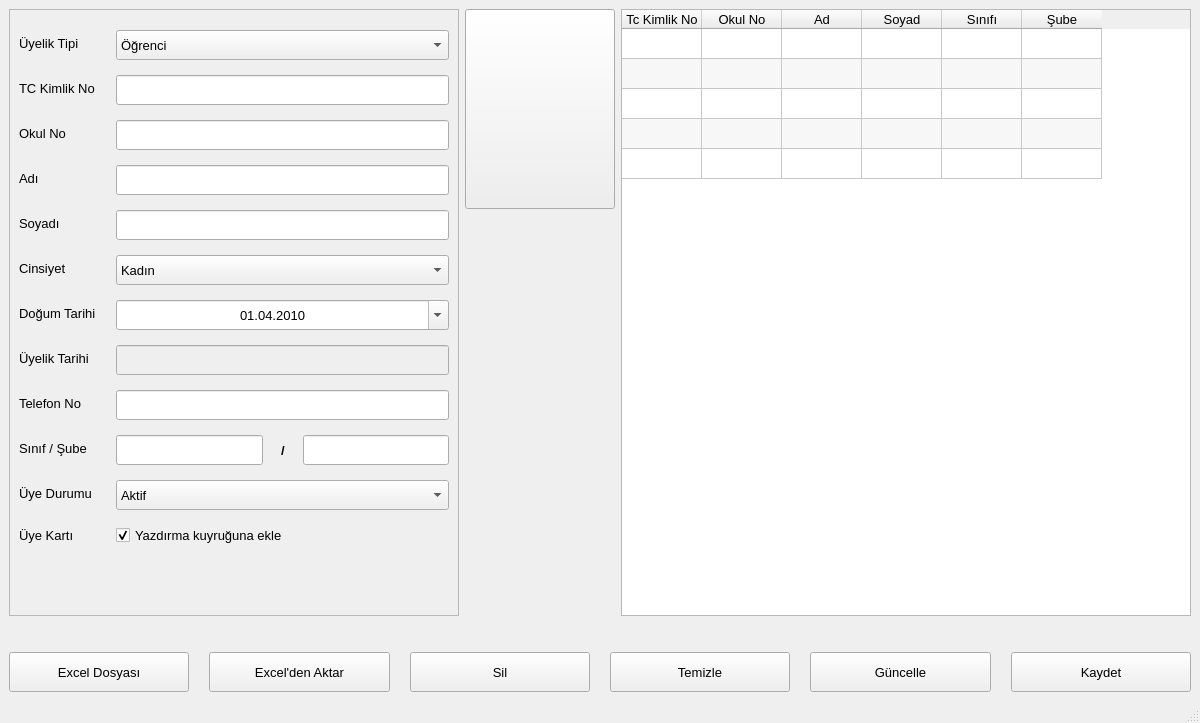
<?xml version="1.0" encoding="UTF-8"?>
<ui version="4.0">
 <class>MainWindow</class>
 <widget class="QMainWindow" name="MainWindow">
  <property name="geometry">
   <rect>
    <x>0</x>
    <y>0</y>
    <width>1200</width>
    <height>723</height>
   </rect>
  </property>
  <property name="maximumSize">
   <size>
    <width>1200</width>
    <height>800</height>
   </size>
  </property>
  <property name="font">
   <font>
    <pointsize>10</pointsize>
   </font>
  </property>
  <property name="windowTitle">
   <string>Üye Kayıt</string>
  </property>
  <widget class="QWidget" name="centralwidget">
   <layout class="QVBoxLayout" name="verticalLayout">
    <item>
     <layout class="QHBoxLayout" name="horizontalLayout_3">
      <item>
       <widget class="QFrame" name="frame">
        <property name="minimumSize">
         <size>
          <width>400</width>
          <height>0</height>
         </size>
        </property>
        <property name="maximumSize">
         <size>
          <width>450</width>
          <height>16777215</height>
         </size>
        </property>
        <property name="font">
         <font>
          <pointsize>10</pointsize>
         </font>
        </property>
        <property name="styleSheet">
         <string notr="true"/>
        </property>
        <property name="frameShape">
         <enum>QFrame::StyledPanel</enum>
        </property>
        <property name="frameShadow">
         <enum>QFrame::Raised</enum>
        </property>
        <layout class="QFormLayout" name="formLayout">
         <property name="horizontalSpacing">
          <number>20</number>
         </property>
         <property name="verticalSpacing">
          <number>15</number>
         </property>
         <property name="topMargin">
          <number>20</number>
         </property>
         <item row="0" column="0">
          <widget class="QLabel" name="label_16">
           <property name="font">
            <font>
             <pointsize>10</pointsize>
            </font>
           </property>
           <property name="text">
            <string>Üyelik Tipi</string>
           </property>
          </widget>
         </item>
         <item row="0" column="1">
          <widget class="QComboBox" name="combo_memberType">
           <property name="minimumSize">
            <size>
             <width>0</width>
             <height>30</height>
            </size>
           </property>
           <property name="maximumSize">
            <size>
             <width>16777215</width>
             <height>16777215</height>
            </size>
           </property>
           <property name="font">
            <font>
             <pointsize>10</pointsize>
            </font>
           </property>
           <property name="sizeAdjustPolicy">
            <enum>QComboBox::AdjustToContentsOnFirstShow</enum>
           </property>
           <item>
            <property name="text">
             <string>Öğrenci</string>
            </property>
           </item>
           <item>
            <property name="text">
             <string>Personel</string>
            </property>
           </item>
          </widget>
         </item>
         <item row="1" column="0">
          <widget class="QLabel" name="label_7">
           <property name="font">
            <font>
             <pointsize>10</pointsize>
            </font>
           </property>
           <property name="text">
            <string>TC Kimlik No</string>
           </property>
          </widget>
         </item>
         <item row="1" column="1">
          <widget class="QLineEdit" name="le_tcNo">
           <property name="minimumSize">
            <size>
             <width>0</width>
             <height>30</height>
            </size>
           </property>
           <property name="maximumSize">
            <size>
             <width>16777215</width>
             <height>16777215</height>
            </size>
           </property>
           <property name="font">
            <font>
             <pointsize>10</pointsize>
            </font>
           </property>
           <property name="inputMask">
            <string/>
           </property>
           <property name="maxLength">
            <number>11</number>
           </property>
           <property name="cursorPosition">
            <number>0</number>
           </property>
           <property name="clearButtonEnabled">
            <bool>true</bool>
           </property>
          </widget>
         </item>
         <item row="2" column="0">
          <widget class="QLabel" name="label_8">
           <property name="font">
            <font>
             <pointsize>10</pointsize>
            </font>
           </property>
           <property name="text">
            <string>Okul No</string>
           </property>
          </widget>
         </item>
         <item row="2" column="1">
          <widget class="QLineEdit" name="le_studentNumber">
           <property name="minimumSize">
            <size>
             <width>0</width>
             <height>30</height>
            </size>
           </property>
           <property name="maximumSize">
            <size>
             <width>16777215</width>
             <height>16777215</height>
            </size>
           </property>
           <property name="font">
            <font>
             <pointsize>10</pointsize>
            </font>
           </property>
           <property name="inputMask">
            <string/>
           </property>
           <property name="maxLength">
            <number>11</number>
           </property>
          </widget>
         </item>
         <item row="3" column="0">
          <widget class="QLabel" name="label_9">
           <property name="font">
            <font>
             <pointsize>10</pointsize>
            </font>
           </property>
           <property name="text">
            <string>Adı</string>
           </property>
          </widget>
         </item>
         <item row="3" column="1">
          <widget class="QLineEdit" name="le_name">
           <property name="minimumSize">
            <size>
             <width>0</width>
             <height>30</height>
            </size>
           </property>
           <property name="maximumSize">
            <size>
             <width>16777215</width>
             <height>16777215</height>
            </size>
           </property>
           <property name="font">
            <font>
             <pointsize>10</pointsize>
            </font>
           </property>
           <property name="maxLength">
            <number>100</number>
           </property>
          </widget>
         </item>
         <item row="4" column="0">
          <widget class="QLabel" name="label_10">
           <property name="font">
            <font>
             <pointsize>10</pointsize>
            </font>
           </property>
           <property name="text">
            <string>Soyadı</string>
           </property>
          </widget>
         </item>
         <item row="4" column="1">
          <widget class="QLineEdit" name="le_lastname">
           <property name="minimumSize">
            <size>
             <width>0</width>
             <height>30</height>
            </size>
           </property>
           <property name="maximumSize">
            <size>
             <width>16777215</width>
             <height>16777215</height>
            </size>
           </property>
           <property name="font">
            <font>
             <pointsize>10</pointsize>
            </font>
           </property>
           <property name="maxLength">
            <number>100</number>
           </property>
          </widget>
         </item>
         <item row="5" column="0">
          <widget class="QLabel" name="label_11">
           <property name="font">
            <font>
             <pointsize>10</pointsize>
            </font>
           </property>
           <property name="text">
            <string>Cinsiyet</string>
           </property>
          </widget>
         </item>
         <item row="5" column="1">
          <widget class="QComboBox" name="combo_sex">
           <property name="minimumSize">
            <size>
             <width>0</width>
             <height>30</height>
            </size>
           </property>
           <property name="maximumSize">
            <size>
             <width>16777215</width>
             <height>16777215</height>
            </size>
           </property>
           <property name="font">
            <font>
             <pointsize>10</pointsize>
            </font>
           </property>
           <property name="sizeAdjustPolicy">
            <enum>QComboBox::AdjustToContentsOnFirstShow</enum>
           </property>
           <item>
            <property name="text">
             <string>Kadın</string>
            </property>
           </item>
           <item>
            <property name="text">
             <string>Erkek</string>
            </property>
           </item>
          </widget>
         </item>
         <item row="6" column="0">
          <widget class="QLabel" name="label_12">
           <property name="font">
            <font>
             <pointsize>10</pointsize>
            </font>
           </property>
           <property name="text">
            <string>Doğum Tarihi</string>
           </property>
          </widget>
         </item>
         <item row="6" column="1">
          <widget class="QDateEdit" name="dateEdit_birthDate">
           <property name="minimumSize">
            <size>
             <width>0</width>
             <height>30</height>
            </size>
           </property>
           <property name="maximumSize">
            <size>
             <width>16777215</width>
             <height>16777215</height>
            </size>
           </property>
           <property name="font">
            <font>
             <pointsize>10</pointsize>
            </font>
           </property>
           <property name="alignment">
            <set>Qt::AlignCenter</set>
           </property>
           <property name="dateTime">
            <datetime>
             <hour>0</hour>
             <minute>0</minute>
             <second>0</second>
             <year>2010</year>
             <month>4</month>
             <day>1</day>
            </datetime>
           </property>
           <property name="displayFormat">
            <string>dd.MM.yyyy</string>
           </property>
           <property name="calendarPopup">
            <bool>true</bool>
           </property>
          </widget>
         </item>
         <item row="7" column="0">
          <widget class="QLabel" name="label_13">
           <property name="font">
            <font>
             <pointsize>10</pointsize>
            </font>
           </property>
           <property name="text">
            <string>Üyelik Tarihi</string>
           </property>
          </widget>
         </item>
         <item row="7" column="1">
          <widget class="QLineEdit" name="le_beMemberDate">
           <property name="enabled">
            <bool>false</bool>
           </property>
           <property name="minimumSize">
            <size>
             <width>0</width>
             <height>30</height>
            </size>
           </property>
           <property name="maximumSize">
            <size>
             <width>16777215</width>
             <height>16777215</height>
            </size>
           </property>
           <property name="font">
            <font>
             <pointsize>10</pointsize>
            </font>
           </property>
           <property name="alignment">
            <set>Qt::AlignCenter</set>
           </property>
          </widget>
         </item>
         <item row="8" column="0">
          <widget class="QLabel" name="label_14">
           <property name="font">
            <font>
             <pointsize>10</pointsize>
            </font>
           </property>
           <property name="text">
            <string>Telefon No</string>
           </property>
          </widget>
         </item>
         <item row="8" column="1">
          <widget class="QLineEdit" name="le_phoneNumber">
           <property name="minimumSize">
            <size>
             <width>0</width>
             <height>30</height>
            </size>
           </property>
           <property name="maximumSize">
            <size>
             <width>16777215</width>
             <height>16777215</height>
            </size>
           </property>
           <property name="font">
            <font>
             <pointsize>10</pointsize>
            </font>
           </property>
           <property name="inputMask">
            <string/>
           </property>
           <property name="text">
            <string/>
           </property>
           <property name="maxLength">
            <number>11</number>
           </property>
           <property name="alignment">
            <set>Qt::AlignLeading|Qt::AlignLeft|Qt::AlignVCenter</set>
           </property>
           <property name="clearButtonEnabled">
            <bool>true</bool>
           </property>
          </widget>
         </item>
         <item row="9" column="0">
          <widget class="QLabel" name="label_15">
           <property name="font">
            <font>
             <pointsize>10</pointsize>
            </font>
           </property>
           <property name="text">
            <string>Sınıf / Şube</string>
           </property>
          </widget>
         </item>
         <item row="9" column="1">
          <layout class="QHBoxLayout" name="horizontalLayout">
           <property name="spacing">
            <number>0</number>
           </property>
           <property name="sizeConstraint">
            <enum>QLayout::SetFixedSize</enum>
           </property>
           <item>
            <widget class="QLineEdit" name="le_sinif">
             <property name="sizePolicy">
              <sizepolicy hsizetype="Preferred" vsizetype="Fixed">
               <horstretch>0</horstretch>
               <verstretch>0</verstretch>
              </sizepolicy>
             </property>
             <property name="minimumSize">
              <size>
               <width>70</width>
               <height>30</height>
              </size>
             </property>
             <property name="maximumSize">
              <size>
               <width>16777215</width>
               <height>16777215</height>
              </size>
             </property>
             <property name="font">
              <font>
               <pointsize>10</pointsize>
              </font>
             </property>
             <property name="inputMask">
              <string/>
             </property>
             <property name="maxLength">
              <number>2</number>
             </property>
             <property name="alignment">
              <set>Qt::AlignCenter</set>
             </property>
            </widget>
           </item>
           <item>
            <widget class="QLabel" name="label_17">
             <property name="minimumSize">
              <size>
               <width>30</width>
               <height>0</height>
              </size>
             </property>
             <property name="maximumSize">
              <size>
               <width>40</width>
               <height>16777215</height>
              </size>
             </property>
             <property name="font">
              <font>
               <pointsize>10</pointsize>
               <weight>75</weight>
               <bold>true</bold>
              </font>
             </property>
             <property name="text">
              <string> / </string>
             </property>
             <property name="alignment">
              <set>Qt::AlignCenter</set>
             </property>
            </widget>
           </item>
           <item>
            <widget class="QLineEdit" name="le_sube">
             <property name="sizePolicy">
              <sizepolicy hsizetype="Preferred" vsizetype="Fixed">
               <horstretch>0</horstretch>
               <verstretch>0</verstretch>
              </sizepolicy>
             </property>
             <property name="minimumSize">
              <size>
               <width>70</width>
               <height>30</height>
              </size>
             </property>
             <property name="maximumSize">
              <size>
               <width>16777215</width>
               <height>16777215</height>
              </size>
             </property>
             <property name="font">
              <font>
               <pointsize>10</pointsize>
              </font>
             </property>
             <property name="inputMask">
              <string/>
             </property>
             <property name="maxLength">
              <number>2</number>
             </property>
             <property name="alignment">
              <set>Qt::AlignCenter</set>
             </property>
            </widget>
           </item>
          </layout>
         </item>
         <item row="10" column="0">
          <widget class="QLabel" name="label_18">
           <property name="font">
            <font>
             <pointsize>10</pointsize>
            </font>
           </property>
           <property name="text">
            <string>Üye Durumu</string>
           </property>
          </widget>
         </item>
         <item row="10" column="1">
          <widget class="QComboBox" name="combo_memberStatus">
           <property name="minimumSize">
            <size>
             <width>0</width>
             <height>30</height>
            </size>
           </property>
           <property name="maximumSize">
            <size>
             <width>16777215</width>
             <height>16777215</height>
            </size>
           </property>
           <property name="font">
            <font>
             <pointsize>10</pointsize>
            </font>
           </property>
           <property name="currentIndex">
            <number>1</number>
           </property>
           <property name="sizeAdjustPolicy">
            <enum>QComboBox::AdjustToContentsOnFirstShow</enum>
           </property>
           <item>
            <property name="text">
             <string>Pasif</string>
            </property>
           </item>
           <item>
            <property name="text">
             <string>Aktif</string>
            </property>
           </item>
          </widget>
         </item>
         <item row="11" column="0">
          <widget class="QLabel" name="label_19">
           <property name="font">
            <font>
             <pointsize>10</pointsize>
            </font>
           </property>
           <property name="text">
            <string>Üye Kartı</string>
           </property>
          </widget>
         </item>
         <item row="11" column="1">
          <widget class="QCheckBox" name="checkBox_uyeKartiYazdirma">
           <property name="text">
            <string>Yazdırma kuyruğuna ekle</string>
           </property>
           <property name="checked">
            <bool>true</bool>
           </property>
          </widget>
         </item>
        </layout>
       </widget>
      </item>
      <item>
       <layout class="QVBoxLayout" name="verticalLayout_2">
        <property name="spacing">
         <number>10</number>
        </property>
        <item>
         <widget class="QPushButton" name="btn_addImg">
          <property name="sizePolicy">
           <sizepolicy hsizetype="Fixed" vsizetype="Fixed">
            <horstretch>0</horstretch>
            <verstretch>0</verstretch>
           </sizepolicy>
          </property>
          <property name="minimumSize">
           <size>
            <width>150</width>
            <height>200</height>
           </size>
          </property>
          <property name="maximumSize">
           <size>
            <width>150</width>
            <height>200</height>
           </size>
          </property>
          <property name="font">
           <font>
            <pointsize>10</pointsize>
           </font>
          </property>
          <property name="toolTip">
           <string>Resim Ekle</string>
          </property>
          <property name="layoutDirection">
           <enum>Qt::LeftToRight</enum>
          </property>
          <property name="autoFillBackground">
           <bool>false</bool>
          </property>
          <property name="text">
           <string/>
          </property>
          <property name="icon">
           <iconset>
            <normaloff>../img/member.jpg</normaloff>../img/member.jpg</iconset>
          </property>
          <property name="iconSize">
           <size>
            <width>150</width>
            <height>200</height>
           </size>
          </property>
         </widget>
        </item>
        <item>
         <spacer name="verticalSpacer_2">
          <property name="font">
           <font>
            <pointsize>10</pointsize>
           </font>
          </property>
          <property name="orientation">
           <enum>Qt::Vertical</enum>
          </property>
          <property name="sizeHint" stdset="0">
           <size>
            <width>20</width>
            <height>40</height>
           </size>
          </property>
         </spacer>
        </item>
       </layout>
      </item>
      <item>
       <widget class="QTableWidget" name="table_members">
        <property name="sizePolicy">
         <sizepolicy hsizetype="Expanding" vsizetype="Expanding">
          <horstretch>0</horstretch>
          <verstretch>0</verstretch>
         </sizepolicy>
        </property>
        <property name="font">
         <font>
          <pointsize>10</pointsize>
         </font>
        </property>
        <property name="styleSheet">
         <string notr="true"/>
        </property>
        <property name="editTriggers">
         <set>QAbstractItemView::AnyKeyPressed|QAbstractItemView::EditKeyPressed</set>
        </property>
        <property name="alternatingRowColors">
         <bool>true</bool>
        </property>
        <property name="selectionMode">
         <enum>QAbstractItemView::SingleSelection</enum>
        </property>
        <property name="selectionBehavior">
         <enum>QAbstractItemView::SelectRows</enum>
        </property>
        <property name="sortingEnabled">
         <bool>true</bool>
        </property>
        <attribute name="horizontalHeaderCascadingSectionResizes">
         <bool>true</bool>
        </attribute>
        <attribute name="horizontalHeaderDefaultSectionSize">
         <number>80</number>
        </attribute>
        <attribute name="horizontalHeaderMinimumSectionSize">
         <number>30</number>
        </attribute>
        <attribute name="horizontalHeaderStretchLastSection">
         <bool>false</bool>
        </attribute>
        <attribute name="verticalHeaderVisible">
         <bool>false</bool>
        </attribute>
        <row>
         <property name="text">
          <string>1</string>
         </property>
        </row>
        <row>
         <property name="text">
          <string>2</string>
         </property>
        </row>
        <row>
         <property name="text">
          <string>3</string>
         </property>
        </row>
        <row>
         <property name="text">
          <string>4</string>
         </property>
        </row>
        <row>
         <property name="text">
          <string>5</string>
         </property>
        </row>
        <column>
         <property name="text">
          <string>Tc Kimlik No</string>
         </property>
        </column>
        <column>
         <property name="text">
          <string>Okul No</string>
         </property>
        </column>
        <column>
         <property name="text">
          <string>Ad</string>
         </property>
        </column>
        <column>
         <property name="text">
          <string>Soyad</string>
         </property>
        </column>
        <column>
         <property name="text">
          <string>Sınıfı</string>
         </property>
        </column>
        <column>
         <property name="text">
          <string>Şube</string>
         </property>
        </column>
       </widget>
      </item>
     </layout>
    </item>
    <item>
     <layout class="QHBoxLayout" name="horizontalLayout_2">
      <property name="spacing">
       <number>20</number>
      </property>
      <property name="topMargin">
       <number>30</number>
      </property>
      <item>
       <widget class="QPushButton" name="btn_openSampleExcel">
        <property name="minimumSize">
         <size>
          <width>0</width>
          <height>40</height>
         </size>
        </property>
        <property name="font">
         <font>
          <pointsize>10</pointsize>
         </font>
        </property>
        <property name="text">
         <string>Excel Dosyası</string>
        </property>
       </widget>
      </item>
      <item>
       <widget class="QPushButton" name="btn_getFromExcel">
        <property name="minimumSize">
         <size>
          <width>0</width>
          <height>40</height>
         </size>
        </property>
        <property name="font">
         <font>
          <pointsize>10</pointsize>
         </font>
        </property>
        <property name="text">
         <string>Excel'den Aktar</string>
        </property>
       </widget>
      </item>
      <item>
       <widget class="QPushButton" name="btn_del">
        <property name="enabled">
         <bool>true</bool>
        </property>
        <property name="minimumSize">
         <size>
          <width>0</width>
          <height>40</height>
         </size>
        </property>
        <property name="font">
         <font>
          <pointsize>10</pointsize>
         </font>
        </property>
        <property name="text">
         <string>Sil</string>
        </property>
       </widget>
      </item>
      <item>
       <widget class="QPushButton" name="btn_clear">
        <property name="minimumSize">
         <size>
          <width>0</width>
          <height>40</height>
         </size>
        </property>
        <property name="font">
         <font>
          <pointsize>10</pointsize>
         </font>
        </property>
        <property name="text">
         <string>Temizle</string>
        </property>
       </widget>
      </item>
      <item>
       <widget class="QPushButton" name="btn_update">
        <property name="enabled">
         <bool>true</bool>
        </property>
        <property name="minimumSize">
         <size>
          <width>0</width>
          <height>40</height>
         </size>
        </property>
        <property name="font">
         <font>
          <pointsize>10</pointsize>
         </font>
        </property>
        <property name="text">
         <string>Güncelle</string>
        </property>
       </widget>
      </item>
      <item>
       <widget class="QPushButton" name="btn_save">
        <property name="minimumSize">
         <size>
          <width>0</width>
          <height>40</height>
         </size>
        </property>
        <property name="font">
         <font>
          <pointsize>10</pointsize>
         </font>
        </property>
        <property name="text">
         <string>Kaydet</string>
        </property>
       </widget>
      </item>
     </layout>
    </item>
   </layout>
  </widget>
  <widget class="QMenuBar" name="menubar">
   <property name="geometry">
    <rect>
     <x>0</x>
     <y>0</y>
     <width>1200</width>
     <height>26</height>
    </rect>
   </property>
  </widget>
  <widget class="QStatusBar" name="statusbar"/>
 </widget>
 <resources/>
 <connections/>
</ui>
